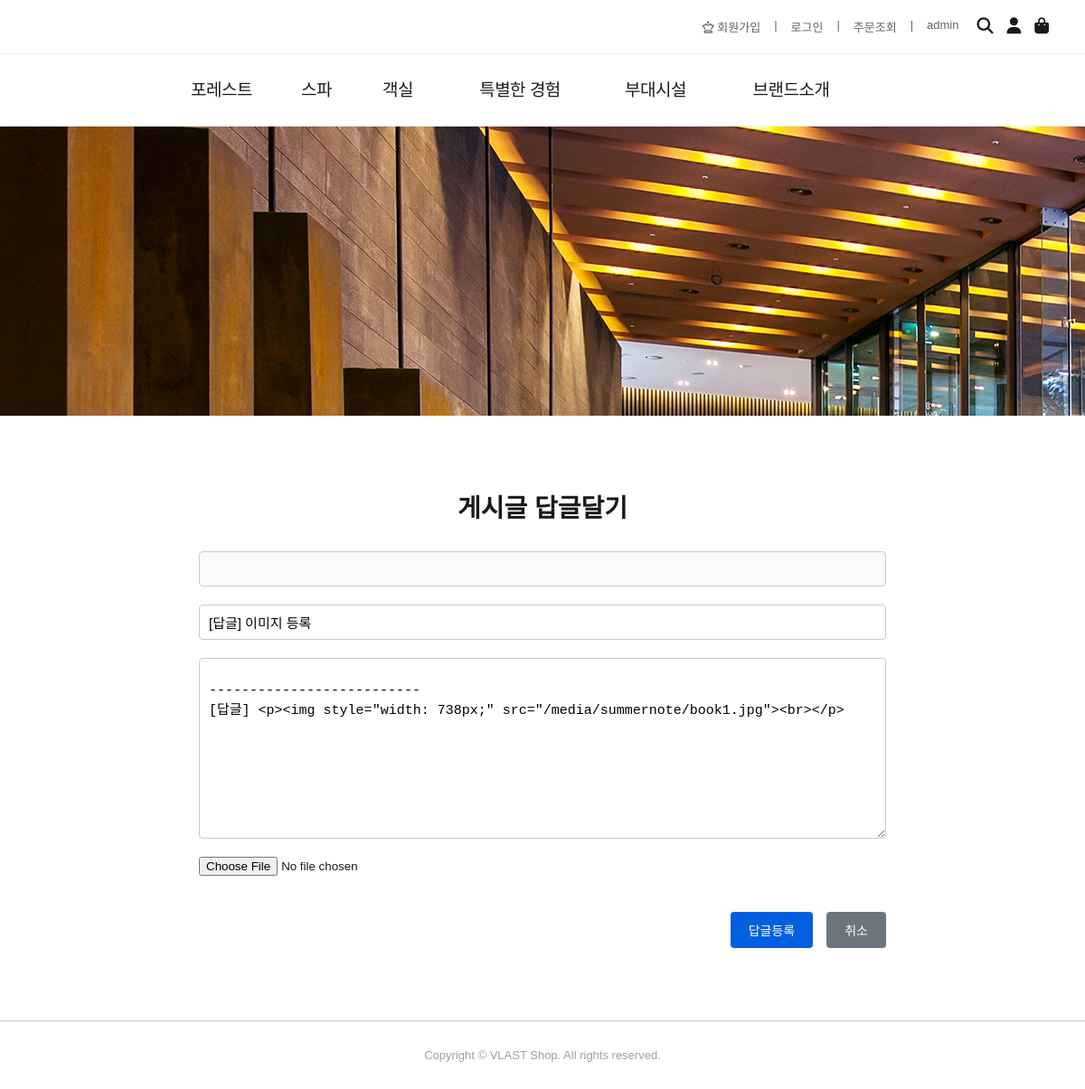
Screenshot of /board/reply/112/ with the database file from the repository.
### board/models.py (models this page shows, shortened)
class Board(models.Model):
    bno = models.AutoField(primary_key=True)
    btitle = models.CharField(max_length=1000)
    bcontent = models.TextField()
    member = models.ForeignKey(Member,on_delete=models.SET_NULL,null=True)
    bgroup = models.IntegerField(default=0)
    bstep = models.IntegerField(default=0)
    bindent = models.IntegerField(default=0)
    bhit = models.IntegerField(default=0) #조회수
    bfile = models.FileField(default='',null=True)
    bdate = models.DateTimeField(auto_now=True)

### board/views.py (the view, shortened to what this page needs)
# urls.py: path('reply/<int:bno>/', views.reply, name='reply'),
def reply(request,bno):
    if request.method == 'GET':
        qs = Board.objects.get(bno=bno)
        context = {'board':qs}
        return render(request,'board/reply.html',context)

### board/templates/board/reply.html (shortened to what this page needs)
{% extends "base.html" %}
{% block css-block %}
 <link rel='stylesheet' href='/static/css/reply.css' >
{% endblock css-block %}
{% block body-block %}
  <div class="write-container">
    <div class="write-title">게시글 답글달기</div>
    <form class="write-form" id="writeForm" name='frm' action='/board/reply/{{board.bno}}/' method='post' enctype='multipart/form-data'>
      <input type="text" name='id' id="writer" value='{{request.session.session_name}}' disabled />
      <input type="text" name='btitle' id="title" placeholder="제목" maxlength="100" value='[답글] {{board.btitle}}' />
      <textarea name='bcontent' id="content" placeholder="내용을 입력하세요." maxlength="2000" required>
--------------------------
[답글] {{board.bcontent}}</textarea>
      <input type="file" name='bfile' onchange='readURL(this);'  />
      <div class="write-buttons">
        <button type="submit">답글등록</button>
        <button type="button" class="cancel" onclick="history.back()">취소</button>
      </div>
    </form>
  </div>
{% endblock body-block %}

### static/css/style.css (style rules this page uses)
body { font-family: 'Arial', sans-serif; margin: 0; padding: 0; background: #fff; color: #1a1a1a; }

### static/css/reply.css (style rules this page uses)
.write-container { max-width: 800px; margin: 80px auto; padding: 0 20px; box-sizing: border-box; }
.write-title { font-size: 28px; font-weight: bold; margin-bottom: 30px; text-align: center; }
form.write-form { display: flex; flex-direction: column; gap: 20px; }
.write-form input[type="text"], .write-form textarea { padding: 10px; font-size: 15px; border: 1px solid #ccc; border-radius: 4px; box-sizing: border-box; width: 100%; }
.write-form textarea { resize: vertical; min-height: 200px; }
.write-buttons { display: flex; justify-content: flex-end; gap: 15px; }
.write-buttons button { padding: 10px 20px; border: none; border-radius: 4px; font-size: 14px; color: white; background-color: #035fe0; cursor: pointer; transition: background-color 0.3s; }
.write-buttons .cancel { background-color: #6c757d; }

### rows the page displays
Board: btitle "[답글] 이미지 등록", bcontent "-------------------------- [답글] <p><img style=\"width: 738px;\" src=\"/media/summernote/book1.jpg\"><br></p>"
